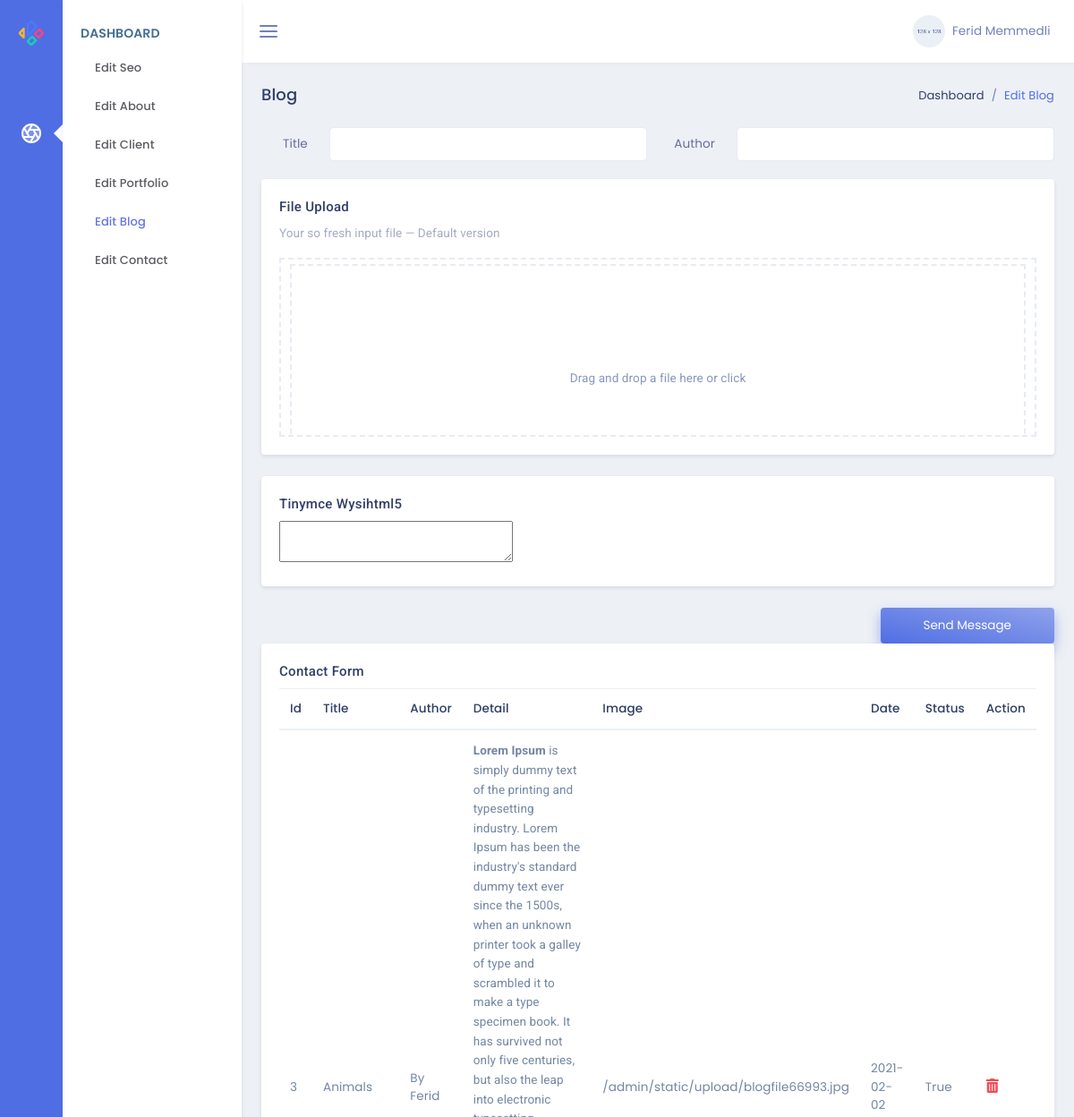
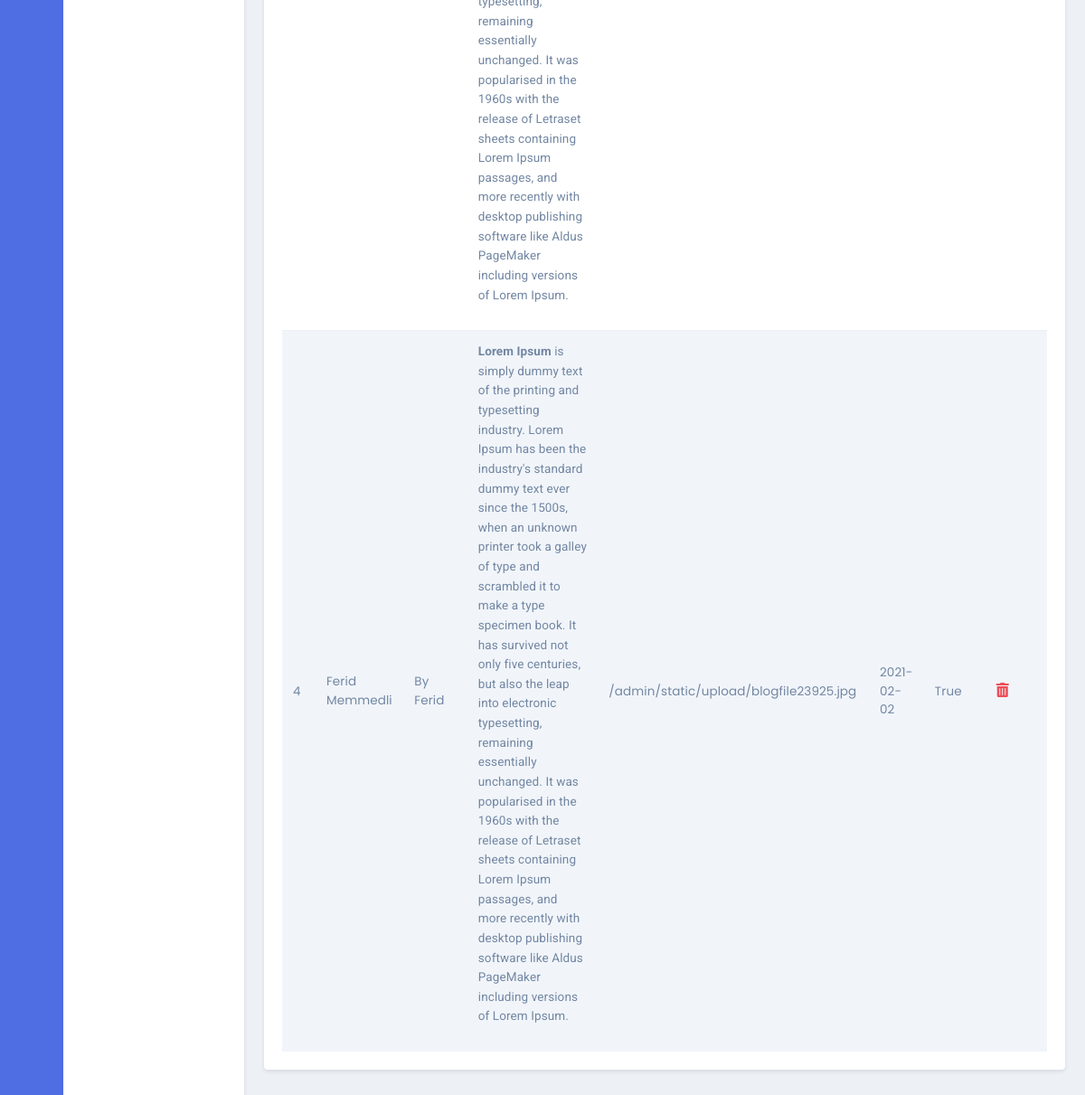
The app's page /admin/blog, older data (2 pictures, top to bottom).
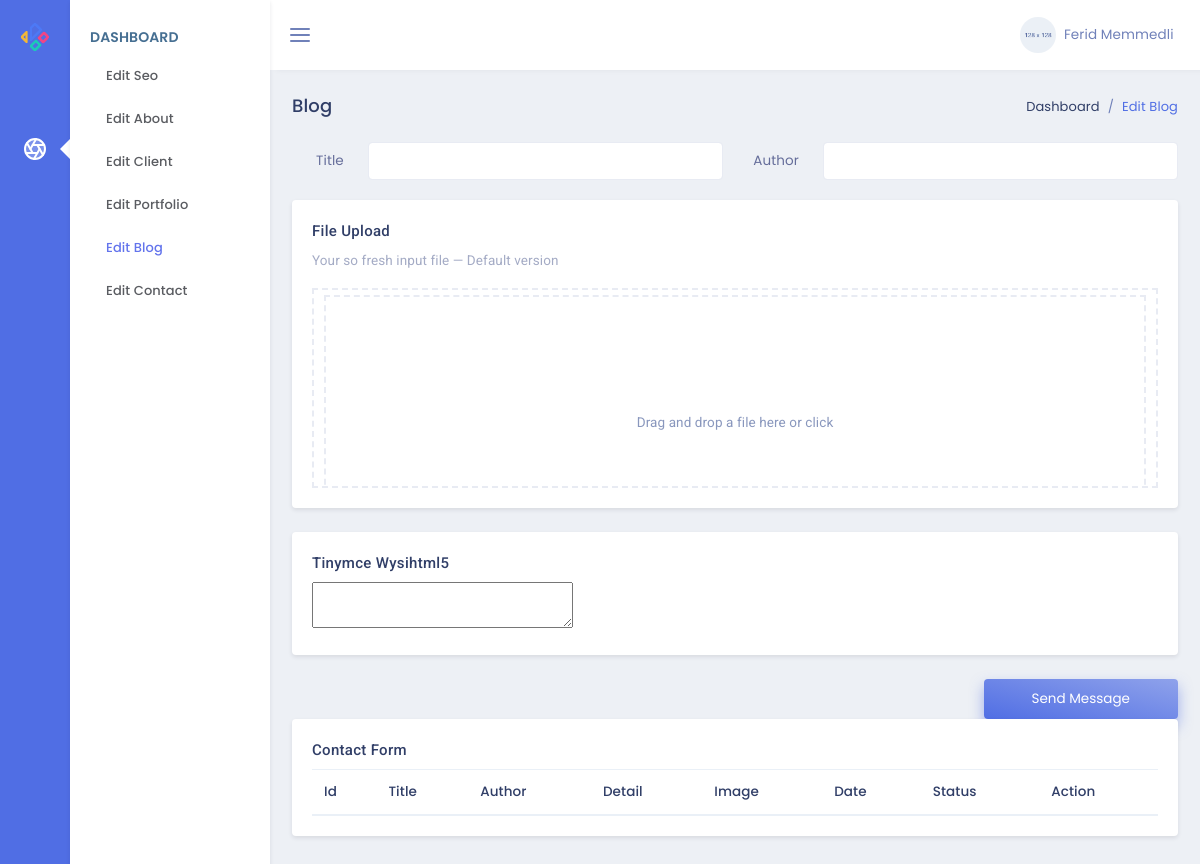
The same page, newer data.
### models.py (models this page shows, shortened)
class Blogs(db.Model):
    id = db.Column(db.Integer, primary_key=True)
    blogTitle = db.Column(db.String,nullable=False)
    blogDetail = db.Column(db.Text,nullable=False)
    blogAuthor = db.Column(db.String,nullable=False)
    blogDate = db.Column(db.Date,default=date.today())
    blogImage = db.Column(db.String,nullable=False)
    blogStatus = db.Column(db.Boolean)

### admin/routes.py (the view, shortened to what this page needs)
@admin.route('/blog',methods=['GET','POST'])
def adminBlog():
    blog=Blogs.query.all()
    return render_template('admin/editBlog.html',blog=blog)

### admin/templates/admin/editBlog.html (shortened to what this page needs)
{% extends "admin/layout.html" %}
{% block contentAdmin %}
<div class="row">
    <div class="col-sm-12">
        <div class="page-title-box">
            <div class="float-right">
                <ol class="breadcrumb">
                    <li class="breadcrumb-item"><a href="javascript:void(0);">Dashboard</a></li>
                    <li class="breadcrumb-item active">Edit Blog</li>
                </ol>
            </div>
            <h4 class="page-title">Blog</h4>
        </div>
    </div>
</div>
<form action="{{url_for('admin.adminBlog')}}" method="POST" class="row" enctype="multipart/form-data">
    <div class="col-lg-6">
        <div class="form-group row">
            <label for="example-text-input" class="col-sm-2 col-form-label text-right">Title</label>
            <div class="col-sm-10">
                <input class="form-control" name="title" type="text" id="example-text-input" required>
            </div>
        </div>
    </div>
    <div class="col-lg-6">
        <div class="form-group row">
            <label for="example-text-input" class="col-sm-2 col-form-label text-right">Author</label>
            <div class="col-sm-10">
                <input class="form-control" name="author" type="text" id="example-text-input" required>
            </div>
        </div>
    </div>
    <div class="col-lg-12">
        <div class="card">
            <div class="card-body">
                <h4 class="mt-0 header-title">File Upload</h4>
                <p class="text-muted mb-3">Your so fresh input file — Default version</p>
                <div class="dropify-wrapper">
                </div>
            </div>
        </div>
    </div>
    <div class="col-12">
        <div class="card">
            <div class="card-body">
                <h4 class="mt-0 header-title">Tinymce wysihtml5</h4>
                <textarea id="elm1" name="detail"></textarea>
            </div>
        </div>
    </div>
    <div class="col-sm-12 text-right">
        <button type="submit" class="btn btn-gradient-primary px-5 py-2">Send Message</button>
    </div>
</form>
<div class="row">
    <div class="col-lg-12">
        <div class="card">
            <div class="card-body">
                <h4 class="mt-0 header-title">Contact Form</h4>
                <div class="table-responsive">
                    <table class="table table-striped mb-0">
                        <thead>
                            <tr>
                                <th>Id</th>
                                <th>Title</th>
                                <th>Author</th>
                                <th>Detail</th>
                                <th>Image</th>
                                <th>Date</th>
                                <th>Status</th>
                                <th>Action</th>
                            </tr>
                        </thead>
                        <tbody>
                            {% for blog in blog %}
                            <tr>
                                <td>{{blog.id}}</td>
                                <td>{{blog.blogTitle}}</td>
                                <td>{{blog.blogAuthor}}</td>
                                <td>{{blog.blogDetail|safe}}</td>
                                <td>{{blog.blogImage}}</td>
                                <td>{{blog.blogDate}}</td>
                                <td>{{blog.blogStatus}}</td>
                                <td>
                                    <a href="/admin/deleteblog/{{blog.id}}"><i
                                            class="fas fa-trash-alt text-danger font-16"></i></a>
                                </td>
                            </tr>
                            {% endfor %}
                        </tbody>
                    </table>
                </div>
            </div>
        </div>
    </div>
</div>
{% endblock %}

### admin/templates/admin/layout.html (shortened to what this page needs)
<!DOCTYPE html>
<html lang="en">
<head>
    <link href="./static/plugins/dropify.min.css" rel="stylesheet">
    <link href="./static/assets/css/bootstrap.min.css" rel="stylesheet" type="text/css" />
    <link href="./static/assets/css/jquery-ui.min.css" rel="stylesheet">
    <link href="./static/assets/css/icons.min.css" rel="stylesheet" type="text/css" />
    <link href="./static/assets/css/metisMenu.min.css" rel="stylesheet" type="text/css" />
    <link href="./static/assets/css/app.min.css" rel="stylesheet" type="text/css" />
</head>
<body>
    <div class="leftbar-tab-menu">
        <div class="main-icon-menu">
            <a href="{{url_for('admin.adminPage')}}" class="logo logo-metrica d-block text-center">
                <span>
                    <img src="./static/assets/images/logo-sm.png" alt="logo-small" class="logo-sm">
                </span>
            </a>
            <nav class="nav">
                <a href="#MetricaProject" class="nav-link" data-toggle="tooltip-custom" data-placement="right" title=""
                    data-original-title="Project" data-trigger="hover">
                    <i data-feather="aperture" class="align-self-center menu-icon icon-dual"></i>
                </a>
            </nav>
        </div>
        <div class="main-menu-inner">
            <div class="menu-body slimscroll">
                <div id="MetricaProject" class="main-icon-menu-pane">
                    <div class="title-box">
                        <h6 class="menu-title">Dashboard</h6>
                    </div>
                    <ul class="nav">
                        <li class="nav-item"><a class="nav-link" href="{{url_for('admin.adminSeo')}}">Edit Seo</a></li>
                        <li class="nav-item"><a class="nav-link" href="{{url_for('admin.adminAbout')}}">Edit About</a></li>
                        <li class="nav-item"><a class="nav-link" href="{{url_for('admin.adminClient')}}">Edit Client</a></li>
                        <li class="nav-item"><a class="nav-link" href="#">Edit Portfolio</a></li>
                        <li class="nav-item"><a class="nav-link" href="{{url_for('admin.adminBlog')}}">Edit Blog</a>
                        </li>
                        <li class="nav-item"><a class="nav-link" href="{{url_for('admin.adminPage')}}">Edit Contact</a></li>
                    </ul>
                </div>
            </div>
        </div>
    </div>
    <div class="topbar">
        <nav class="navbar-custom">
            <ul class="list-unstyled topbar-nav float-right mb-0">
                <li class="dropdown">
                    <a class="nav-link dropdown-toggle waves-effect waves-light nav-user" data-toggle="dropdown"
                        href="#" role="button" aria-haspopup="false" aria-expanded="false">
                        <img src="./static/assets/images/users/user-4.jpg" alt="profile-user" class="rounded-circle" />
                        <span class="ml-1 nav-user-name hidden-sm">Ferid Memmedli <i class="mdi mdi-chevron-down"></i> </span>
                    </a>
                </li>
            </ul>
            <ul class="list-unstyled topbar-nav mb-0">
                <li>
                    <button class="button-menu-mobile nav-link">
                        <i data-feather="menu" class="align-self-center"></i>
                    </button>
                </li>
            </ul>
        </nav>
    </div>
    <div class="page-wrapper">
        <div class="page-content-tab">
            <div class="container-fluid">
                {% block contentAdmin %}
                {% endblock %}
            </div>
        </div>
    </div>
</body>
</html>

Row changes from the older to the newer data that the page shows:
removed Blogs: id "3", blogTitle "Animals", blogAuthor "By Ferid", blogDetail "Lorem Ipsum is simply dummy text of the printing and typesetting industry. Lorem Ipsum has been the industry's standard dummy text ever since the 1500s, when an unknown printer took a galley of type and scrambled it to make a type specimen book. It has survived not only five centuries, but also the leap into electronic typesetting, remaining essentially unchanged. It was popularised in the 1960s with the release of Letraset sheets containing Lorem Ipsum passages, and more recently with desktop publishing software like Aldus PageMaker including versions of Lorem Ipsum.", blogImage "/admin/static/upload/blogfile66993.jpg", blogDate "2021-02-02", blogStatus "True"
removed Blogs: id "4", blogTitle "Ferid Memmedli", blogAuthor "By Ferid", blogDetail "Lorem Ipsum is simply dummy text of the printing and typesetting industry. Lorem Ipsum has been the industry's standard dummy text ever since the 1500s, when an unknown printer took a galley of type and scrambled it to make a type specimen book. It has survived not only five centuries, but also the leap into electronic typesetting, remaining essentially unchanged. It was popularised in the 1960s with the release of Letraset sheets containing Lorem Ipsum passages, and more recently with desktop publishing software like Aldus PageMaker including versions of Lorem Ipsum.", blogImage "/admin/static/upload/blogfile23925.jpg", blogDate "2021-02-02", blogStatus "True"
